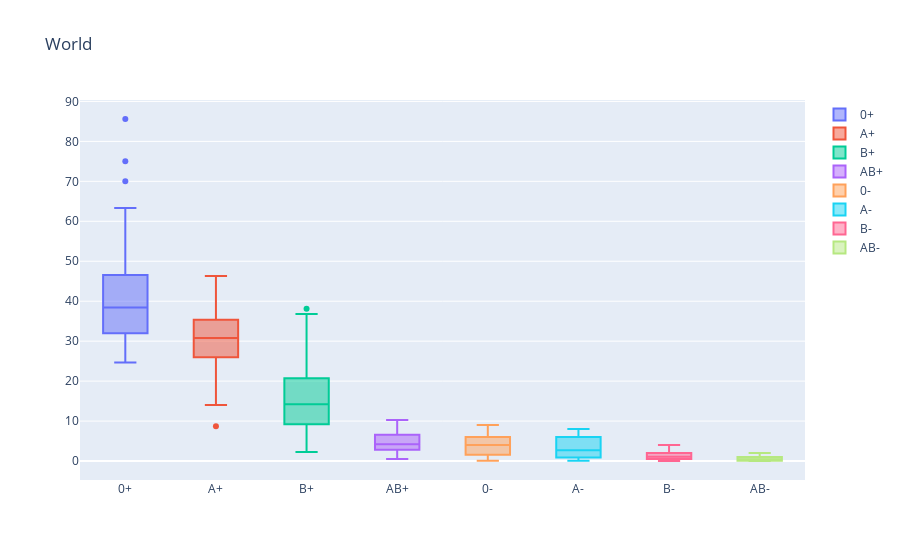

This figure's notebook cell:
### Code cell
# Box Plot - World

import main

main.create_box_plot("World"
    ,["0+", main.get_array("0+")] 
    ,["A+", main.get_array("a+")] 
    ,["B+", main.get_array("b+")] 
    ,["AB+", main.get_array("ab+")]
    ,["0-", main.get_array("0-")]
    ,["A-", main.get_array("a-")] 
    ,["B-", main.get_array("b-")] 
    ,["AB-", main.get_array("ab-")] 
    )
